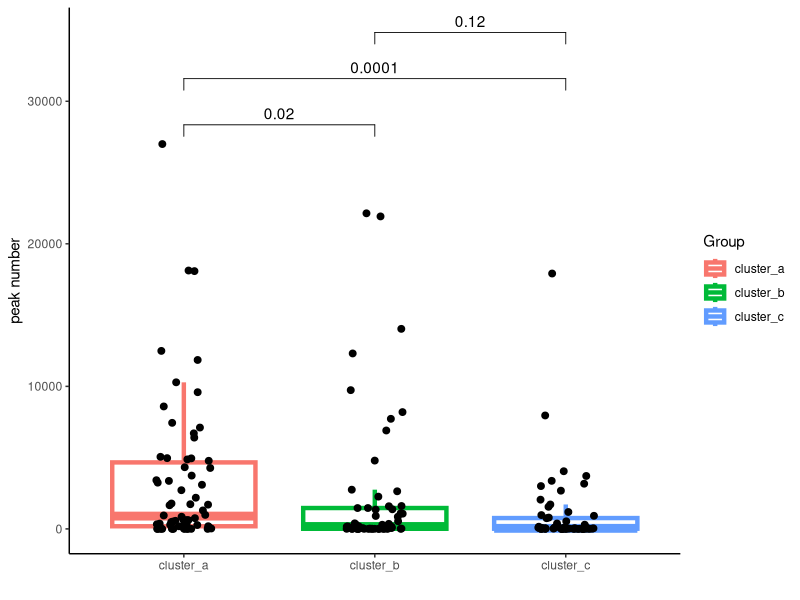

The R script that drew this image:
library(scales)
library(ggplot2)
library(ggpubr)
library(foreach)

data <- read.table("./input_data/Fig2C-input.txt", sep = "\t", header = T)

my_comp=list(c("cluster_a","cluster_b"),
             c("cluster_a","cluster_c"),
             c("cluster_b","cluster_c")
)

pdf("Fig2C.pdf", width = 5, height = 5)
ggplot(data,aes(Group,PEAK_number))+geom_boxplot(outlier.shape = NA,aes(colour=Group),size=1.5)+
  geom_jitter(size=2,width=0.15)+
  labs(x="",y="peak number")+
  guides(color=guide_legend(title="Group"))+
  theme(axis.text.y = element_text(size = 10),axis.title.y = element_text(size =19),
        axis.text.x = element_blank(),
        axis.ticks.x = element_blank(),panel.background=element_rect(fill=NA,colour = "black",size=1),
        plot.margin = unit(c(0,.25,0,.25), 'in'))+
  stat_compare_means(comparisons=my_comp,label.y.npc="bottom")+
#  scale_y_continuous(breaks =c(0,100,200,300,400,500),labels =c(0,100,200,300,400,500)) + 
  theme_classic()
dev.off()


